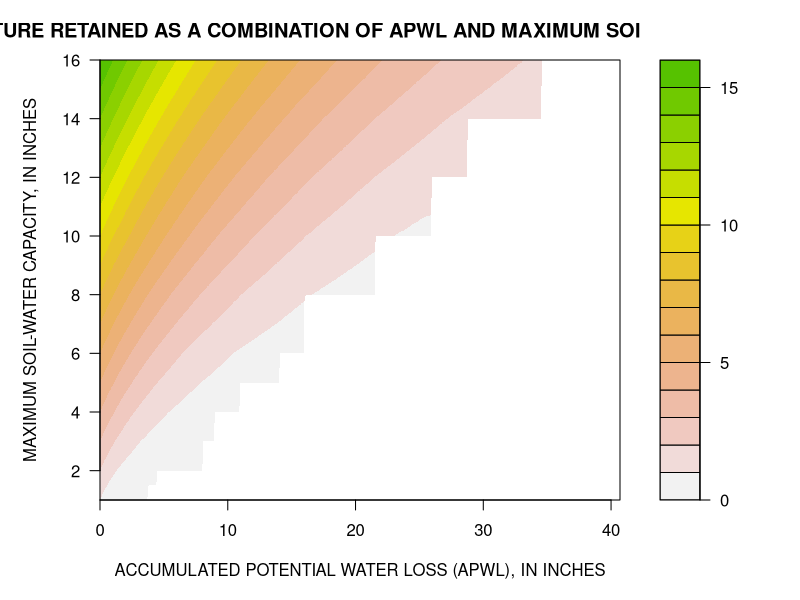

The R script that drew this image: (Note: this script raises an error after producing the figure.)
## ---- chunk 1
gen<-function(s1, e, x, y, z) {

  pred<-10^(log10(y) - (s1*y^e) * x)
  res<-sum((z-pred)^2)
  return(res)
}

gen2<-function(e, s1, x, y, z) {
  res<-gen(s1, e, x, y, z)
  return(res)
}

## ---- chunk 2
sm<-read.table("Thornthwaite-Mather_Soil_Moisture_ORIGINAL_1957.txt",as.is=T,
   colClasses="numeric",header=T)

## ---- chunk 3

par(mar=c(5,5,3,4))

x<- sm$sum_pe
y<-c(1,1.5,2,3,4,5,6,8,10,12,14,16)

sm.mat<-as.matrix(sm[,-1])

#filled.contour(x, y, sm.mat, axes=T,xlab="ACCUMULATED POTENTIAL WATER LOSS, IN INCHES",
#   ylab="MAXIMUM SOIL-WATER CAPACITY, IN INCHES")
filled.contour(x, y, sm.mat, xlab="ACCUMULATED POTENTIAL WATER LOSS (APWL), IN INCHES",
   ylab="MAXIMUM SOIL-WATER CAPACITY, IN INCHES",col=rev(terrain.colors(20)),
   main="SOIL-MOISTURE RETAINED AS A COMBINATION OF APWL AND MAXIMUM SOIL-WATER CAPACITY")

## ---- chunk 4
nr<-dim(sm.mat)[[1]]
nc<-dim(sm.mat)[[2]]

xv<-rep(x,nc)        # APWL values
yv<-rep(y,each=nr)   # SWC values

sm.df<-data.frame(x=xv,y=yv,z=as.vector(sm.mat))

sm.df<-subset(sm.df,!is.na(z))

slope_opt<-optimize(f=gen, c(0.25, 1.35), tol=1.0e-8, e=-1.0371, x=sm.df$x, y=sm.df$y, z=sm.df$z)
exponent_opt<-optimize(f=gen2, c(-0.3, -1.4), tol=1.0e-8, s1=slope_opt[[1]], x=sm.df$x, y=sm.df$y, z=sm.df$z)

# compute the soil moisture given the APWL and max soil water capacity
sm.df$pred<-10^(log10(sm.df$y) - (slope_opt[[1]]*sm.df$y^exponent_opt[[1]]) * sm.df$x)

# now compute the APWL given the current value of soil moisture
# and the max soil water capacity
sm.df$apwl<-(log10(sm.df$y) - log10(sm.df$pred)) / (slope_opt[[1]] * sm.df$y^exponent_opt[[1]])
## ---- chunk 5

layout(matrix(c(1:16), nrow=8 , ncol=2, byrow = TRUE))

for (i in 1:length(y)) {

  plot(sm[[1]],sm[[i+1]],main=paste("SWC:",y[i]),
    xlab="APWL",ylab="SOIL MOIST")
  lines(sm.df$x[sm.df$y==y[i]],sm.df$pred[sm.df$y==y[i]],col="red")
  
  mtext(paste("soil_moist = 10^[log10(SWC) - (",signif(slope_opt[[1]],digits=6),
              " * SWC^",signif(exponent_opt[[1]],digits=6),") * APWL]",sep=""))
    
}



